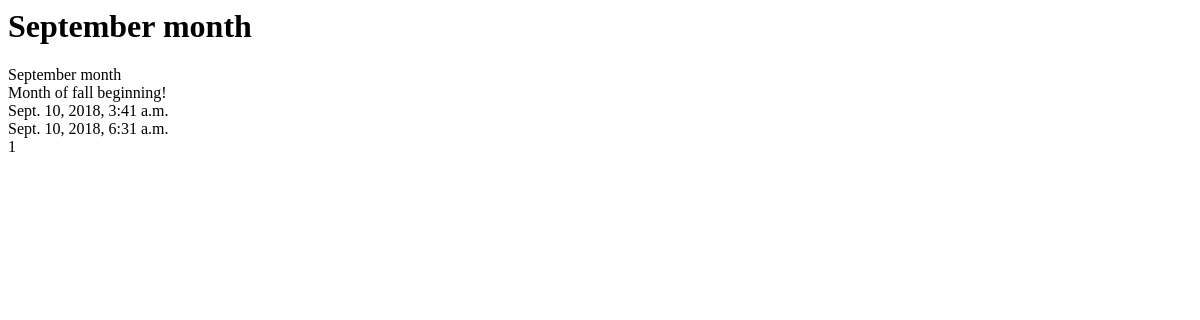
Page /posts/1/ on the earlier database version.
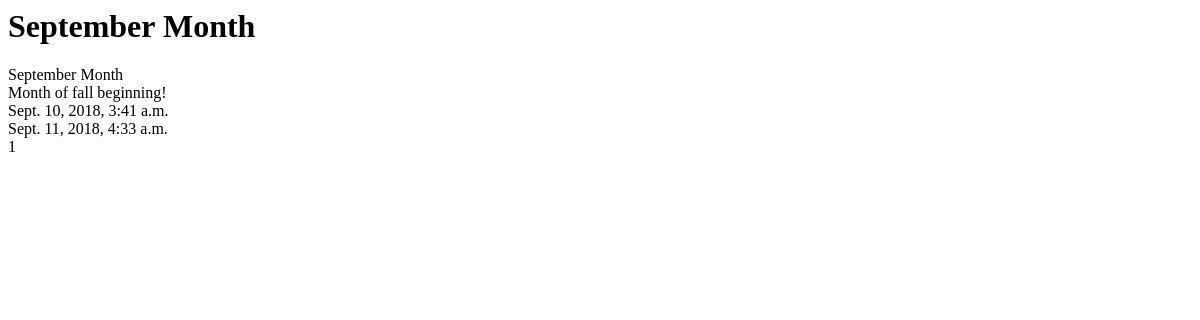
Same page on the later database version.
### posts/models.py (models this page shows, shortened)
class Post(models.Model):
	title = models.CharField(max_length=120)
	content = models.TextField() # by default bigger than charfield
	timestamp = models.DateTimeField(auto_now=False, auto_now_add=True) # when post updated, database would be updated.
	updated = models.DateTimeField(auto_now=True, auto_now_add=False) # when post is added in the database timestamp would be saved

### posts/views.py (the view)
# urls.py: url(r'^(?P<id>\d+)/$', post_detail, name="detail"),
def post_detail(request, id=None):
	instance = get_object_or_404(Post, id=id)
	context = {
		"title": "Detail",
		"instance" : instance
	}
	return render(request, "post_detail.html", context)

### templates/post_detail.html (shortened to what this page needs)
<html>
<body>
<h1>{{instance.title}}</h1>
{{ instance.title }}<br/>
{{ instance.content }}<br/>
{{ instance.timestamp }}<br/>
{{ instance.updated }}<br/>
{{ instance.id }}<br/>
</body>
</html>

Differences in the rows shown:
changed Post "Month of fall beginning!": title "September month" → "September Month"; updated "Sept. 10, 2018, 6:31 a.m." → "Sept. 11, 2018, 4:33 a.m."
